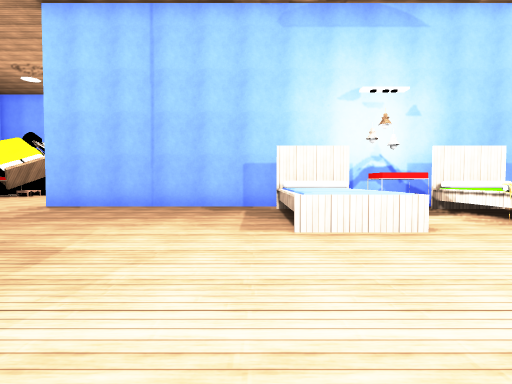
view 1 (above)

23 first-person views from a walk through a scene from a Unity 3-D project. The camera is 1.2 m above the floor, tilts 2° down and sees 80° across. The floor is counted in squares, 2 m on a side. Each view is taken from the middle of a square. On the plan, view 1 faces up. The plan holds only what a view shows up to about 9 squares ahead; the rest is blank. The place goes on beyond the plan. The player character is not drawn. Some surface patterns are stand-ins.

view 2
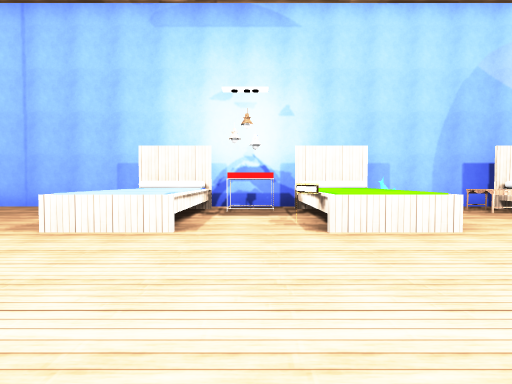

view 3
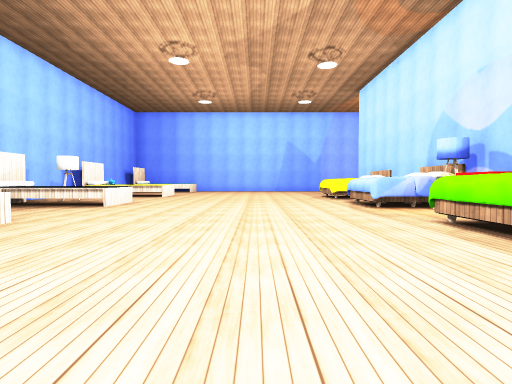

view 4
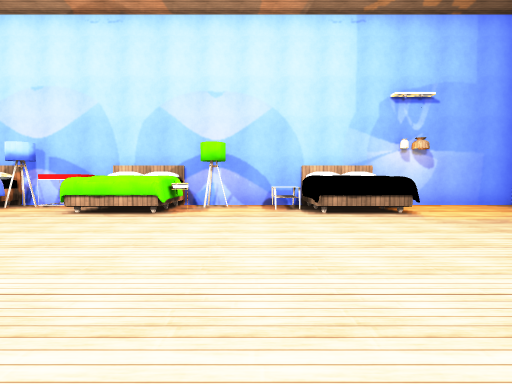

view 5
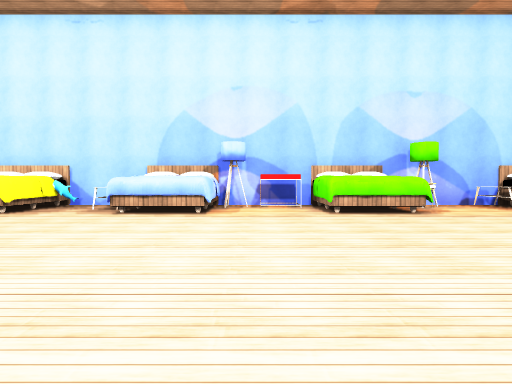

view 6
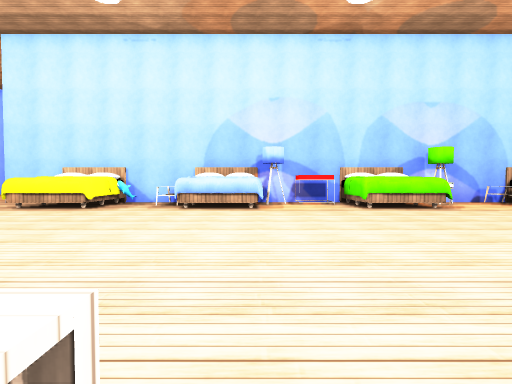

view 7
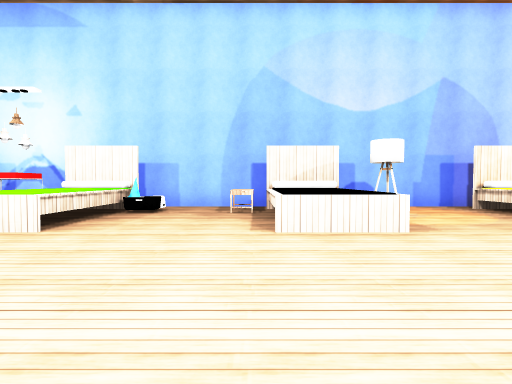

view 8
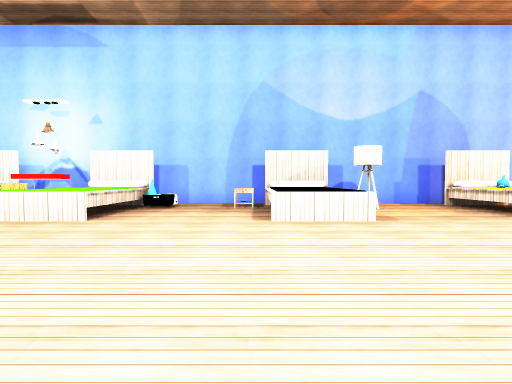

view 9
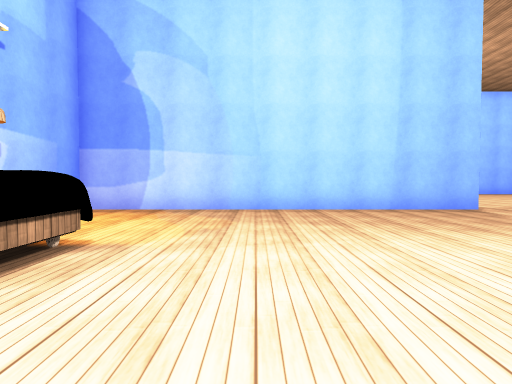

view 10
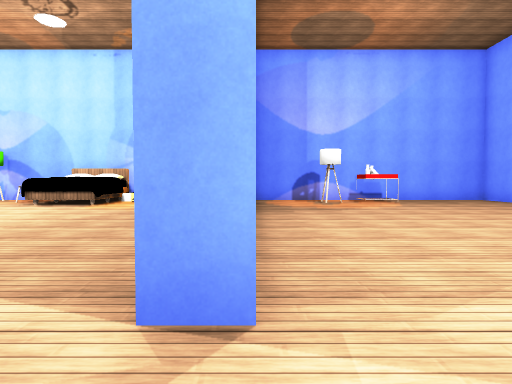

view 11
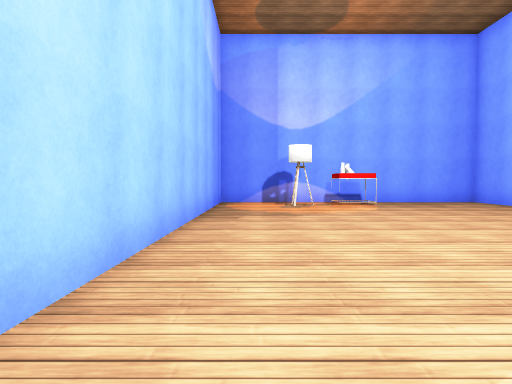

view 12
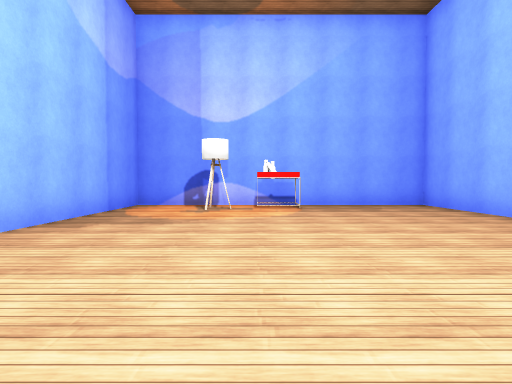

view 13
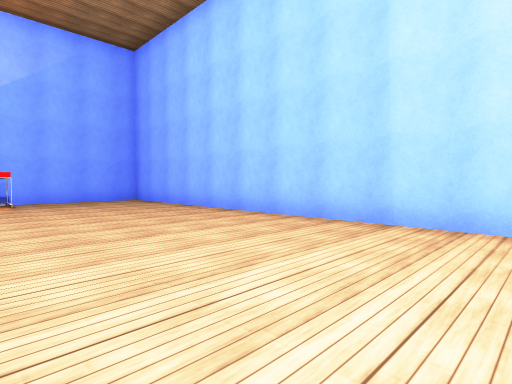

view 14
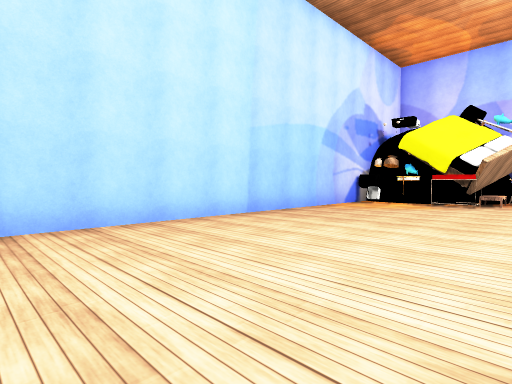

view 15
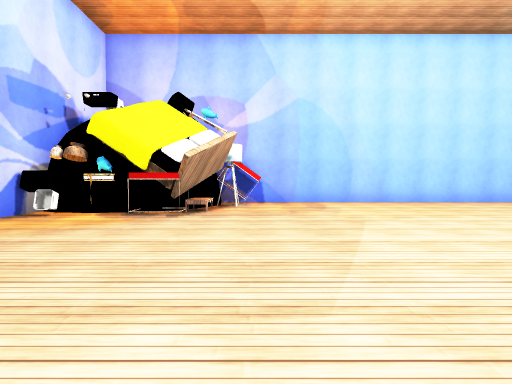

view 16
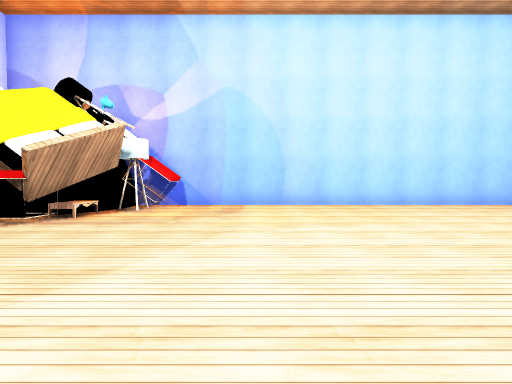

view 17
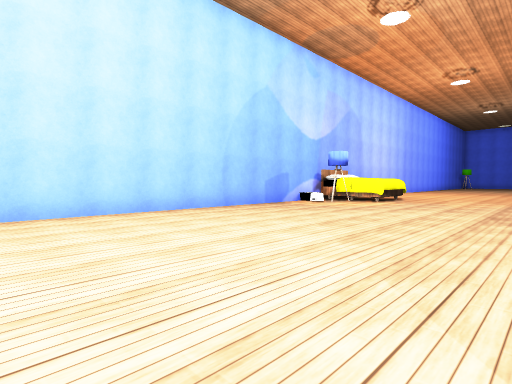

view 18
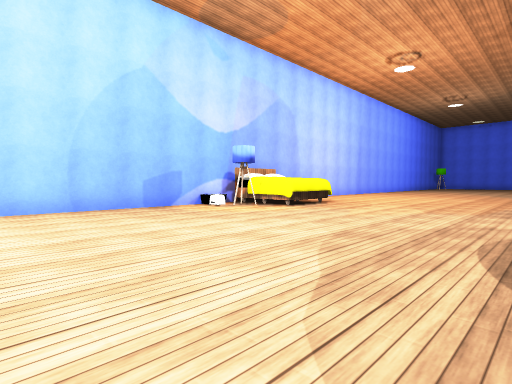

view 19
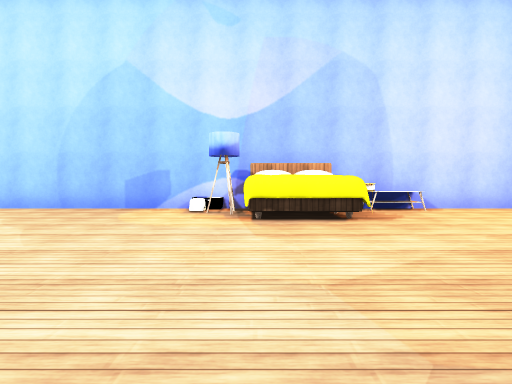

view 20
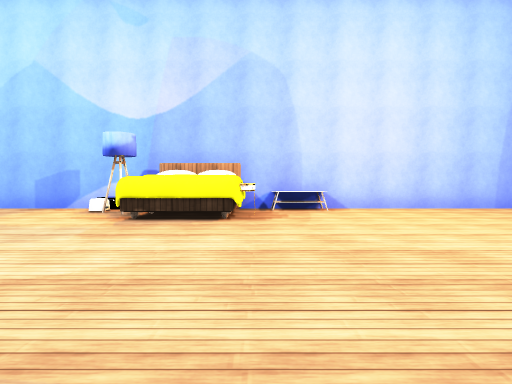

view 21
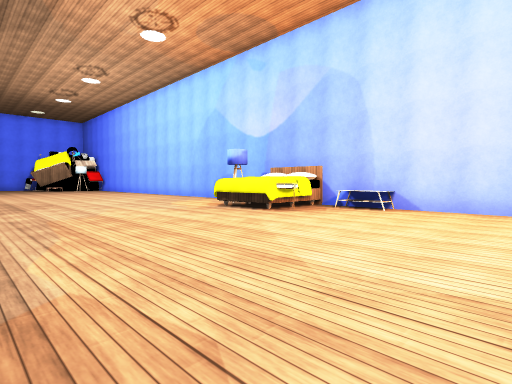

view 22
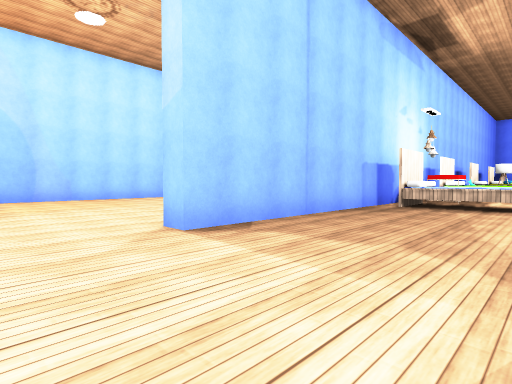

view 23
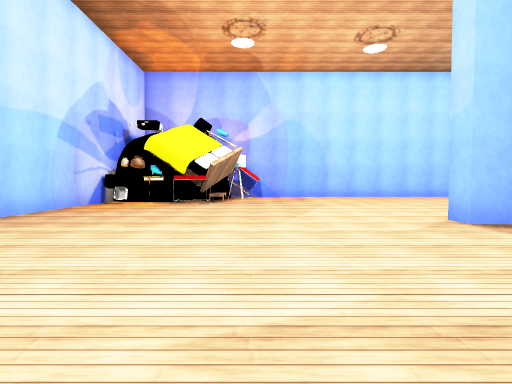

### Floor plan
Points are (right, up) in squares from view 1. A wall is a line through its corners. A room is listed if a view was taken in it or the views show most of it. See-through windows are left out.
Room 1 (views 1, 2, 3, 4, 5, 6, 7, 8, 9)
walls: (5.5, -4.7) (8, -4.7); (0.8, -4.7) (3.9, -4.7); (9.8, -4.7) (11.8, -4.7); (-4.5, 3.8) (-4.5, -4.7) (-0.9, -4.7); (12.5, 7.2) (-3.5, 7.2)
ways out: opening at (-4.7, 5) to room 2
objects: other object (-1, -4) to (0, -3); other object (1, -4) to (1, -3); other object (1, 4) to (2, 6); other object (2, 6) to (3, 6); other object (3, -4); other object (4, -4) to (6, -3); other object (4, -3); other object (4, 4); other object (4, 4) to (5, 6); other object (6, 6); other object (7, -4); other object (8, -4) to (9, -3); other object (8, 6); other object (9, 4) to (9, 6); other object (10, -4); other object (11, 6); other object (12, -4) to (12, -3)
Room 2 (views 10, 11, 12, 13, 14, 15, 16, 17, 18, 19, 20, 21, 22, 23)
walls: (-3.5, 7.2) (-5, 7.2) (-5, 7.8); (-5, 3.8) (-4.5, 3.8); (-12.3, 11.2) (-12.3, -4.7) (-5, -4.7) (-5, 2.9); (6, 14.7) (-9.2, 14.7); (12.5, 14.7) (7.6, 14.7)
low walls: (-9, 13.3) (-9.4, 12.6)
ways out: opening at (-4.7, 5) to room 1
objects: other object (-12, 12); other object (-11, 11); other object (-11, 12); other object (-10, 12); other object (-9, -4); other object (-9, 12); other object (-9, 14); other object (-8, -4); other object (-8, 14); other object (-7, -4); other object (5, 14); other object (6, 13) to (7, 14); other object (8, 13); other object (9, 14)

Positions as (right, up) in squares from view 1, and headings:
1: (0, 0), facing up
2: (3, 0), facing up
3: (1, 0), facing right
4: (2, 3), facing down
5: (7, 3), facing down
6: (8, 4), facing down
7: (8, 0), facing up
8: (8, -1), facing up
9: (2, -1), facing left
10: (-5, 5), facing down
11: (-6, 4), facing down
12: (-8, 3), facing down
13: (-8, 5), facing down-left
14: (-8, 3), facing up-left
15: (-8, 6), facing up
16: (-6, 7), facing up
17: (-3, 9), facing up-right
18: (0, 8), facing up-right
19: (6, 8), facing up
20: (8, 8), facing up
21: (12, 8), facing up-left
22: (-7, 4), facing up-right
23: (-8, 3), facing up
